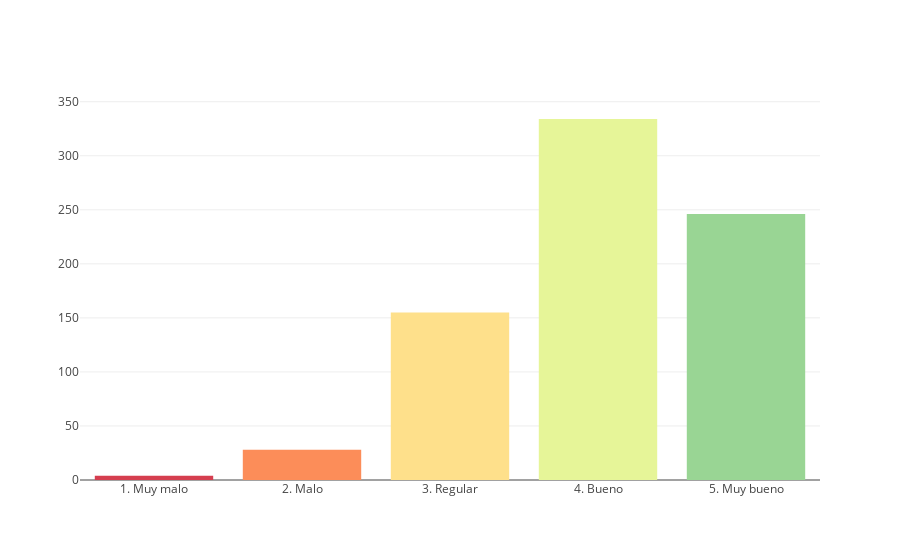
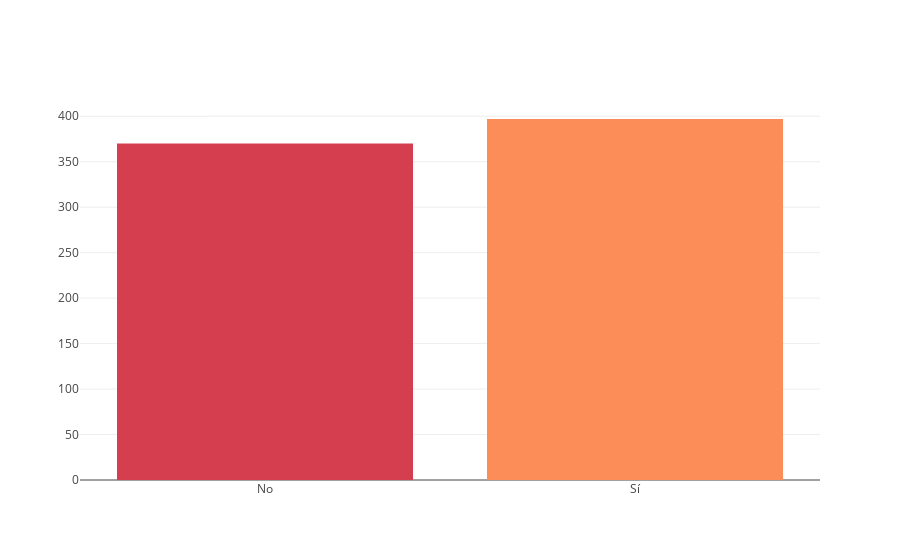
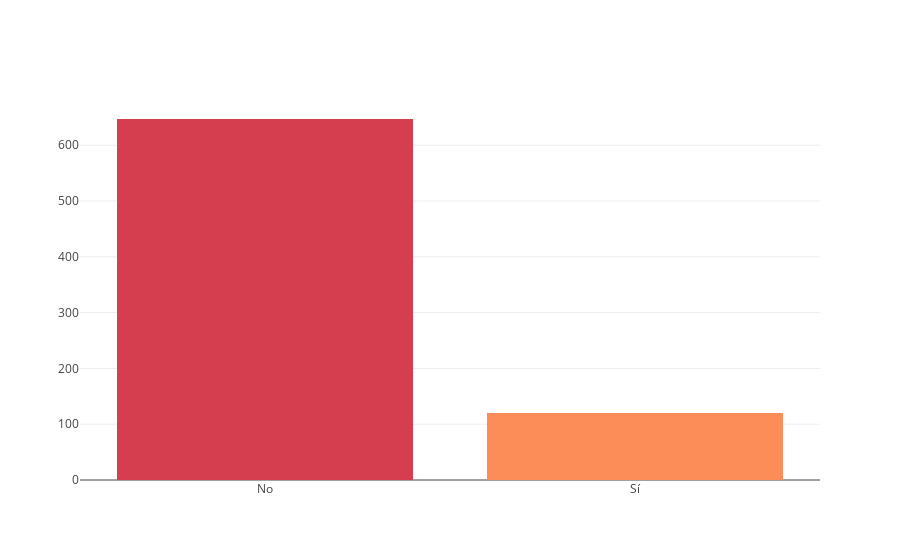
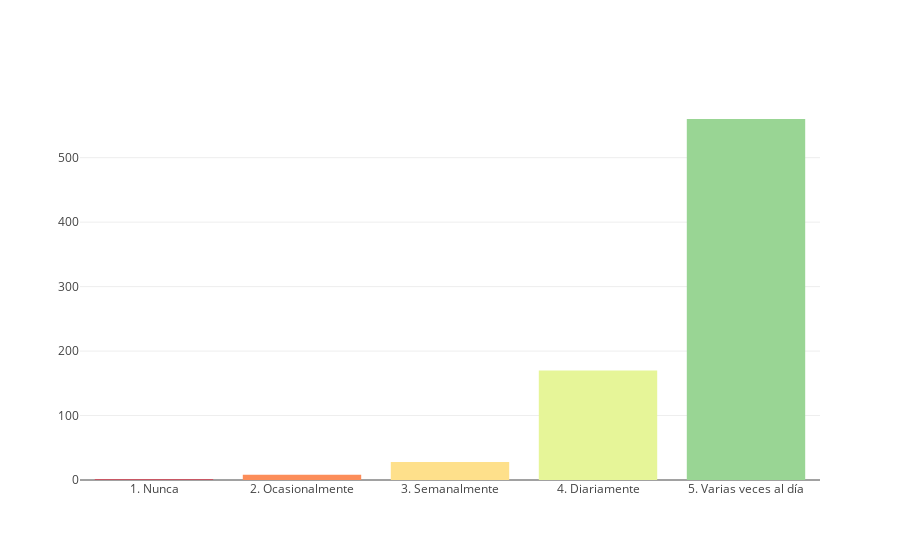

The notebook cell these images were saved under, in order:
### Code cell
visualize_reception_images_all_esp(dataframe_all_esp)

### Figure 1 — Plotly figure (JSON) as saved in the notebook; plotly's stock layout.template omitted (floating-point values rounded to 4 significant figures)
{"data": [{"marker": {"color": ["rgb(213,62,79)", "rgb(252,141,89)", "rgb(254,224,139)", "rgb(230,245,152)", "rgb(153,213,148)", "rgb(50,136,189)"]}, "type": "bar", "uid": "46eec6a4-611b-497a-8b7a-da85d660a8ed", "x": ["1. Muy malo", "2. Malo", "3. Regular", "4. Bueno", "5. Muy bueno"], "y": [4, 28, 155, 334, 246]}], "layout": {}}

### Figure 2 — Plotly figure (JSON) as saved in the notebook; plotly's stock layout.template omitted (floating-point values rounded to 4 significant figures)
{"data": [{"marker": {"color": ["rgb(213,62,79)", "rgb(252,141,89)", "rgb(254,224,139)", "rgb(230,245,152)", "rgb(153,213,148)", "rgb(50,136,189)"]}, "type": "bar", "uid": "a997b7aa-0654-4def-befd-b00febf3a0cf", "x": ["No", "Sí"], "y": [370, 397]}], "layout": {}}

### Figure 3 — Plotly figure (JSON) as saved in the notebook; plotly's stock layout.template omitted (floating-point values rounded to 4 significant figures)
{"data": [{"marker": {"color": ["rgb(213,62,79)", "rgb(252,141,89)", "rgb(254,224,139)", "rgb(230,245,152)", "rgb(153,213,148)", "rgb(50,136,189)"]}, "type": "bar", "uid": "58d30f3a-b36c-4505-a10f-40554bcf79f9", "x": ["No", "Sí"], "y": [647, 120]}], "layout": {}}

### Figure 4 — Plotly figure (JSON) as saved in the notebook; plotly's stock layout.template omitted (floating-point values rounded to 4 significant figures)
{"data": [{"marker": {"color": ["rgb(213,62,79)", "rgb(252,141,89)", "rgb(254,224,139)", "rgb(230,245,152)", "rgb(153,213,148)", "rgb(50,136,189)"]}, "type": "bar", "uid": "e67ac757-1c79-481c-851c-323d920a8763", "x": ["1. Nunca", "2. Ocasionalmente", "3. Semanalmente", "4. Diariamente", "5. Varias veces al día"], "y": [1, 8, 28, 170, 560]}], "layout": {}}
